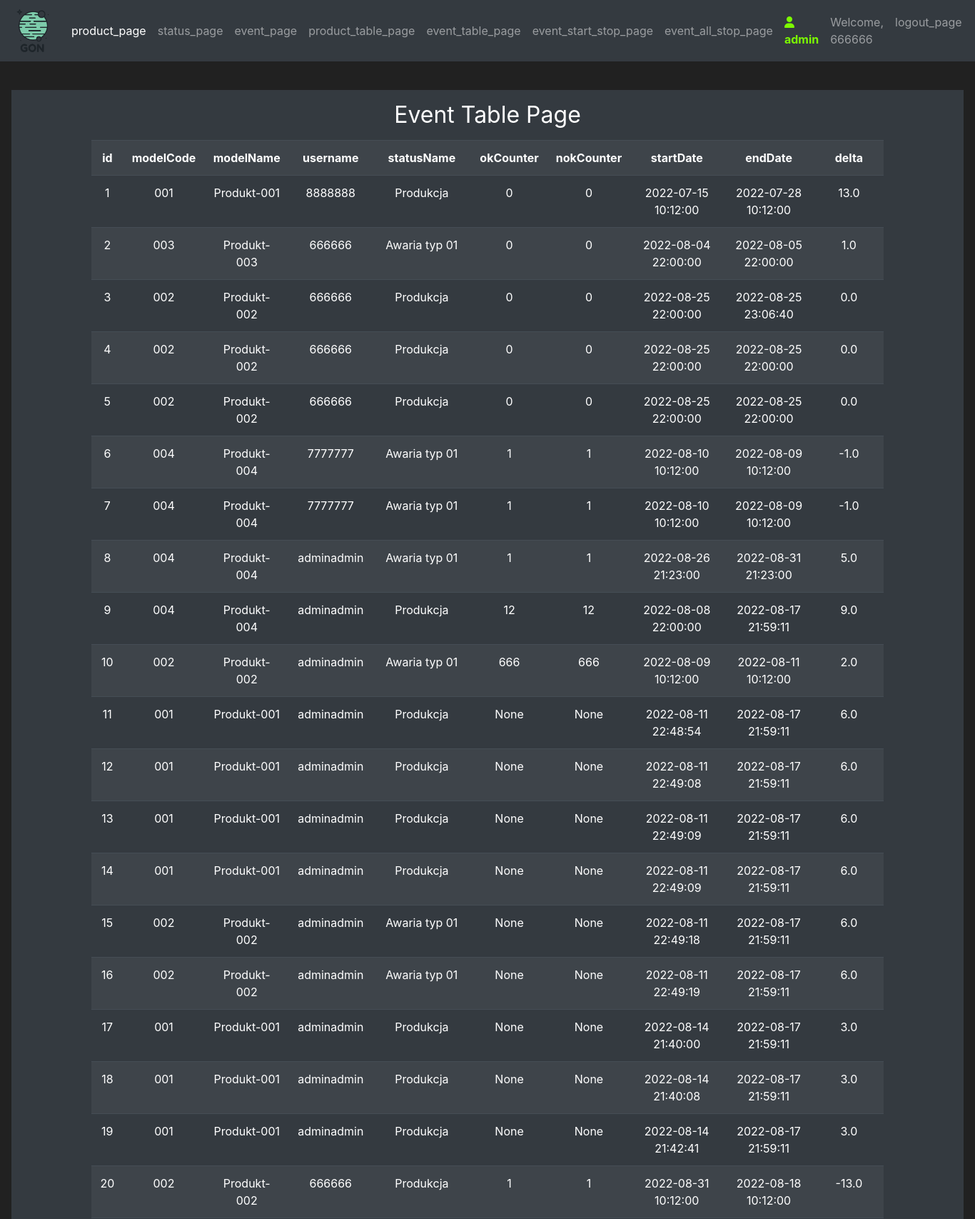
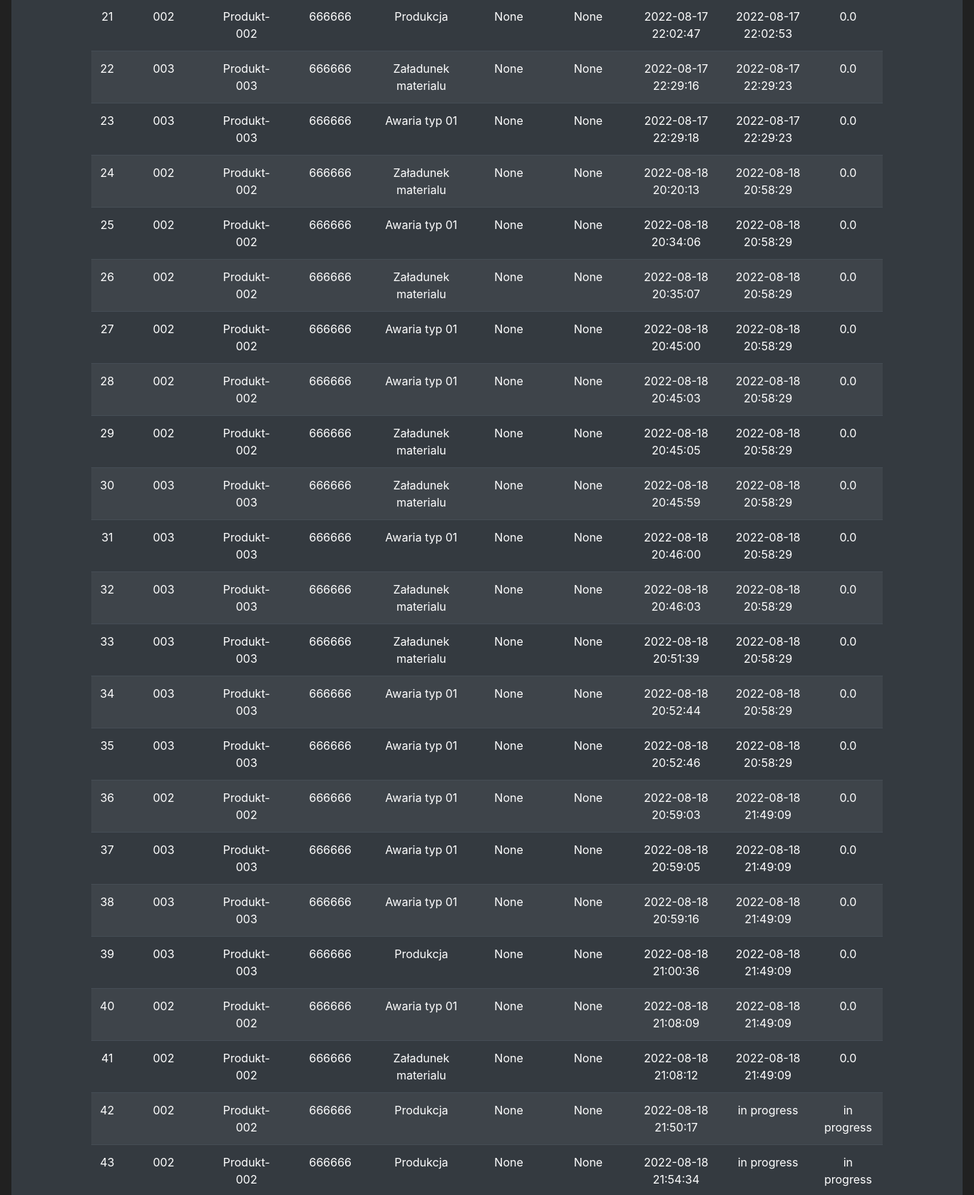
Screenshot of /eventTable (signed in, upper part) with the database file from the repository (2 pictures, top to bottom).
### mainApp/models/user.py (models this page shows, shortened)
class User(UserMixin, db.Model):
    id = db.Column(db.Integer, primary_key=True, unique=True)
    username = db.Column(db.String(100), unique=True)
    password_hash = db.Column(db.String())
    email_address = db.Column(db.String())
    role = db.Column(db.Integer)

### mainApp/models/event.py (models this page shows, shortened)
class Event(db.Model):
    id = db.Column(db.Integer, primary_key=True)
    idProd = db.Column(db.Integer, db.ForeignKey(Product.id), nullable=True)
    idStatus = db.Column(db.Integer, db.ForeignKey(Status.id))
    startDate = db.Column(db.Integer)
    endDate = db.Column(db.Integer)
    okCounter = db.Column(db.Integer)
    nokCounter = db.Column(db.Integer)
    userID = db.Column(db.Integer, db.ForeignKey(User.id))

### mainApp/models/product.py (models this page shows, shortened)
class Product(db.Model):
    id = db.Column(db.Integer, primary_key=True)
    modelCode = db.Column(db.String(20), unique=True)
    modelName = db.Column(db.String(20))
    orderStatus = db.Column(db.String(20))
    startDate = db.Column(db.Integer)
    executionDate = db.Column(db.Integer)

### mainApp/models/status.py (models this page shows, shortened)
class Status(db.Model):
    id = db.Column(db.Integer, primary_key=True)
    statusCode = db.Column(db.Integer)
    statusName = db.Column(db.String(20), unique=True)
    production = db.Column(db.String(20))

### mainApp/routes.py (the view)
@app.route('/eventTable', methods=['GET', 'POST'])
@login_required
def event_table_page():
    results = db.session.query(Status, User, Product, Event).filter(
        Event.startDate, Event.startDate, Event.userID == User.id, Event.idProd == Product.id, Event.idStatus == Status.id)
    finalEventTable = []
    for status, user, product, event in results:
        finalEvent = {}
        finalEvent["id"] = event.id
        finalEvent["modelCode"] = product.modelCode
        finalEvent["modelName"] = product.modelName
        finalEvent["username"] = user.username
        finalEvent["statusName"] = status.statusName
        finalEvent["okCounter"] = event.okCounter
        finalEvent["nokCounter"] = event.nokCounter
        finalEvent["startDate"] = datetime.fromtimestamp(event.startDate)
        if event.endDate:
            finalEvent["endDate"] = datetime.fromtimestamp(event.endDate)
            finalEvent["delta"] = round(
                (event.endDate - event.startDate)/86400, 1)
        else:
            finalEvent["endDate"] = "in progress"
            finalEvent["delta"] = "in progress"
        finalEventTable.append(finalEvent)
    for resfinalEvent in finalEventTable:
        print(resfinalEvent)
    return render_template('eventTable.html', finalEventTable=finalEventTable)

### mainApp/models/user.py (called while the page is built)
@login_manager.user_loader
def load_user(user_id):
    return User.query.get(int(user_id))

### mainApp/templates/eventTable.html (shortened to what this page needs)
{% extends 'base.html' %}
{% block content %}
<div class="text-center">
    <h1 class="h2 mb-3 font-weight-normal">Event Table Page</h1>
    <div class="container">
        <div class="table-responsive">
            <table class="table table-striped table-dark" style="width: 100%">
                <tr>
                    <th>id</th>
                    <th>modelCode</th>
                    <th>modelName</th>
                    <th>username</th>
                    <th>statusName</th>
                    <th>okCounter</th>
                    <th>nokCounter</th>
                    <th>startDate</th>
                    <th>endDate</th>
                    <th>delta</th>
                </tr>
                {% for finalEvent in finalEventTable %}
                <tr>
                    <td>{{finalEvent.id}}</td>
                    <td>{{finalEvent.modelCode}}</td>
                    <td>{{finalEvent.modelName}}</td>
                    <td>{{finalEvent.username}}</td>
                    <td>{{finalEvent.statusName}}</td>
                    <td>{{finalEvent.okCounter}}</td>
                    <td>{{finalEvent.nokCounter}}</td>
                    <td>{{finalEvent.startDate}}</td>
                    <td>{{finalEvent.endDate}}</td>
                    <td>{{finalEvent.delta}}</td>
                </tr>
                {% endfor %}
            </table>
        </div>
    </div>
</div>
{% endblock %}

### mainApp/templates/base.html (shortened to what this page needs)
<!doctype html>
<html lang="en">
<head>
   <link rel="stylesheet" href="https://cdn.jsdelivr.net/npm/bootstrap@4.5.3/dist/css/bootstrap.min.css"
>
   <link rel="stylesheet" href="https://cdnjs.cloudflare.com/ajax/libs/font-awesome/4.7.0/css/font-awesome.min.css">
</head>
<body>
   <nav class="navbar navbar-expand-md navbar-dark bg-dark">
      <a class="navbar-brand" href="{{url_for('home_page')}}"><img src="/static/LogoBIG.png" alt="..." height="60"
            class="d-inline-block"></a>
      <div class="collapse navbar-collapse" id="navbarNav">
         <ul class="navbar-nav mr-auto">
            <li class="nav-item active">
               <a class="nav-link" href="{{url_for('product_page')}}">product_page</a>
            </li>
            <li class="nav-item">
               <a class="nav-link" href="{{url_for('status_page')}}">status_page</a>
            </li>
            <li class="nav-item">
               <a class="nav-link" href="{{url_for('event_page')}}">event_page</a>
            </li>
            <li class="nav-item">
               <a class="nav-link" href="{{url_for('product_table_page')}}">product_table_page</a>
            </li>
            <li class="nav-item">
               <a class="nav-link" href="{{url_for('event_table_page')}}">event_table_page</a>
            </li>
            <li class="nav-item">
               <a class="nav-link" href="{{url_for('event_start_stop_page')}}">event_start_stop_page</a>
            </li>
            <li class="nav-item">
               <a class="nav-link" href="{{url_for('event_all_stop_page')}}">event_all_stop_page</a>
            </li>
         </ul>
         {% if current_user.is_authenticated %}
         <ul class="navbar-nav">
            <li class="nav-item">
               <a class="nav-link" style="color: lawngreen; font-weight: bold">
                  <i class='fa fa-user'></i>
                  {{ current_user.role }}
               </a>
            </li>
            <li class="nav-item">
               <a class="nav-link" href="#">Welcome, {{current_user.username}}</a>
            </li>
            <li class="nav-item">
               <a class="nav-link" href="{{url_for('logout_page')}}">logout_page</a>
            </li>
         </ul>
         {% endif %}
      </div>
   </nav>
   <br>
   <div class="position-relative overflow-hidden p-3 p-md-3 m-md-3 text-center bg-dark" style="color:white">
      {% block content %}
      {% endblock %}
   </div>
</body>
</html>

### mainApp/templates/base.html (style rules this page uses)
body { background-color: #212121; color: white }

### rows the page displays
User: role "admin", username "666666", username "666666" "666666" "666666" "666666" "666666" "666666" "666666" "666666" "666666" "666666" "666666" "666666" "666666" "666666" "666666" "666666" "666666" "666666" "666666" "666666" "666666" "666666" "666666" "666666" "666666" "666666" "666666" "666666"
Event: id "1", modelCode "001", modelName "Produkt-001", username "8888888", statusName "Produkcja", okCounter "0", nokCounter "0", startDate "2022-07-15 10:12:00", endDate "2022-07-28 10:12:00", delta "13.0"
Product: modelCode "003" "003" "003" "003" "003" "003" "003" "003" "003" "003" "003" "003", modelName "Produkt-003" "Produkt-003" "Produkt-003" "Produkt-003" "Produkt-003" "Produkt-003" "Produkt-003" "Produkt-003" "Produkt-003" "Produkt-003" "Produkt-003" "Produkt-003"
Status: statusName "Awaria typ 01" "Awaria typ 01" "Awaria typ 01" "Awaria typ 01" "Awaria typ 01" "Awaria typ 01" "Awaria typ 01" "Awaria typ 01" "Awaria typ 01" "Awaria typ 01" "Awaria typ 01" "Awaria typ 01" "Awaria typ 01" "Awaria typ 01" "Awaria typ 01" "Awaria typ 01" "Awaria typ 01" "Awaria typ 01"
Product: modelCode "002" "002" "002" "002" "002" "002" "002" "002" "002" "002" "002" "002" "002" "002" "002" "002" "002" "002" "002", modelName "Produkt-002" "Produkt-002" "Produkt-002" "Produkt-002" "Produkt-002" "Produkt-002" "Produkt-002" "Produkt-002" "Produkt-002" "Produkt-002" "Produkt-002" "Produkt-002" "Produkt-002" "Produkt-002" "Produkt-002" "Produkt-002" "Produkt-002" "Produkt-002" "Produkt-002"
Status: statusName "Produkcja" "Produkcja" "Produkcja" "Produkcja" "Produkcja" "Produkcja" "Produkcja" "Produkcja" "Produkcja" "Produkcja" "Produkcja" "Produkcja" "Produkcja" "Produkcja" "Produkcja" "Produkcja"
Product: modelCode "004" "004" "004" "004", modelName "Produkt-004" "Produkt-004" "Produkt-004" "Produkt-004"
User: username "7777777" "7777777"
User: username "adminadmin" "adminadmin" "adminadmin" "adminadmin" "adminadmin" "adminadmin" "adminadmin" "adminadmin" "adminadmin" "adminadmin" "adminadmin" "adminadmin"
Event: okCounter "666", nokCounter "666"
Product: modelCode "001" "001" "001" "001" "001" "001" "001", modelName "Produkt-001" "Produkt-001" "Produkt-001" "Produkt-001" "Produkt-001" "Produkt-001" "Produkt-001"
Status: statusName "Załadunek materialu" "Załadunek materialu" "Załadunek materialu" "Załadunek materialu" "Załadunek materialu" "Załadunek materialu" "Załadunek materialu" "Załadunek materialu"

### other values shown
{{ finalEvent.id }} "2" "3" "4" "5" "6" "7" "8" "9" "10" "11" "12" "13" "14" "15" "16" "17" "18" "19" "20" "21" "22" "23" "24" "25" "26" "27" "28" "29" "30" "31" "32" "33" "34" "35" "36" "37" "38" "39" "40" "41" "42" "43"
{{ finalEvent.okCounter }} "0" "0" "0" "0" "1" "1" "1" "12" "None" "None" "None" "None" "None" "None" "None" "None" "None" "1" "None" "None" "None" "None" "None" "None" "None" "None" "None" "None" "None" "None" "None" "None" "None" "None" "None" "None" "None" "None" "None" "None" "None"
{{ finalEvent.nokCounter }} "0" "0" "0" "0" "1" "1" "1" "12" "None" "None" "None" "None" "None" "None" "None" "None" "None" "1" "None" "None" "None" "None" "None" "None" "None" "None" "None" "None" "None" "None" "None" "None" "None" "None" "None" "None" "None" "None" "None" "None" "None"
{{ finalEvent.startDate }} "2022-08-04 22:00:00" "2022-08-25 22:00:00" "2022-08-25 22:00:00" "2022-08-25 22:00:00" "2022-08-10 10:12:00" "2022-08-10 10:12:00" "2022-08-26 21:23:00" "2022-08-08 22:00:00" "2022-08-09 10:12:00" "2022-08-11 22:48:54" "2022-08-11 22:49:08" "2022-08-11 22:49:09" "2022-08-11 22:49:09" "2022-08-11 22:49:18" "2022-08-11 22:49:19" "2022-08-14 21:40:00" "2022-08-14 21:40:08" "2022-08-14 21:42:41" "2022-08-31 10:12:00" "2022-08-17 22:02:47" "2022-08-17 22:29:16" "2022-08-17 22:29:18" "2022-08-18 20:20:13" "2022-08-18 20:34:06" "2022-08-18 20:35:07" "2022-08-18 20:45:00" "2022-08-18 20:45:03" "2022-08-18 20:45:05" "2022-08-18 20:45:59" "2022-08-18 20:46:00" "2022-08-18 20:46:03" "2022-08-18 20:51:39" "2022-08-18 20:52:44" "2022-08-18 20:52:46" "2022-08-18 20:59:03" "2022-08-18 20:59:05" "2022-08-18 20:59:16" "2022-08-18 21:00:36" "2022-08-18 21:08:09" "2022-08-18 21:08:12" "2022-08-18 21:50:17" "2022-08-18 21:54:34"
{{ finalEvent.endDate }} "2022-08-05 22:00:00" "2022-08-25 23:06:40" "2022-08-25 22:00:00" "2022-08-25 22:00:00" "2022-08-09 10:12:00" "2022-08-09 10:12:00" "2022-08-31 21:23:00" "2022-08-17 21:59:11" "2022-08-11 10:12:00" "2022-08-17 21:59:11" "2022-08-17 21:59:11" "2022-08-17 21:59:11" "2022-08-17 21:59:11" "2022-08-17 21:59:11" "2022-08-17 21:59:11" "2022-08-17 21:59:11" "2022-08-17 21:59:11" "2022-08-17 21:59:11" "2022-08-18 10:12:00" "2022-08-17 22:02:53" "2022-08-17 22:29:23" "2022-08-17 22:29:23" "2022-08-18 20:58:29" "2022-08-18 20:58:29" "2022-08-18 20:58:29" "2022-08-18 20:58:29" "2022-08-18 20:58:29" "2022-08-18 20:58:29" "2022-08-18 20:58:29" "2022-08-18 20:58:29" "2022-08-18 20:58:29" "2022-08-18 20:58:29" "2022-08-18 20:58:29" "2022-08-18 20:58:29" "2022-08-18 21:49:09" "2022-08-18 21:49:09" "2022-08-18 21:49:09" "2022-08-18 21:49:09" "2022-08-18 21:49:09" "2022-08-18 21:49:09" "in progress" "in progress"
{{ finalEvent.delta }} "1.0" "0.0" "0.0" "0.0" "-1.0" "-1.0" "5.0" "9.0" "2.0" "6.0" "6.0" "6.0" "6.0" "6.0" "6.0" "3.0" "3.0" "3.0" "-13.0" "0.0" "0.0" "0.0" "0.0" "0.0" "0.0" "0.0" "0.0" "0.0" "0.0" "0.0" "0.0" "0.0" "0.0" "0.0" "0.0" "0.0" "0.0" "0.0" "0.0" "0.0" "in progress" "in progress"
